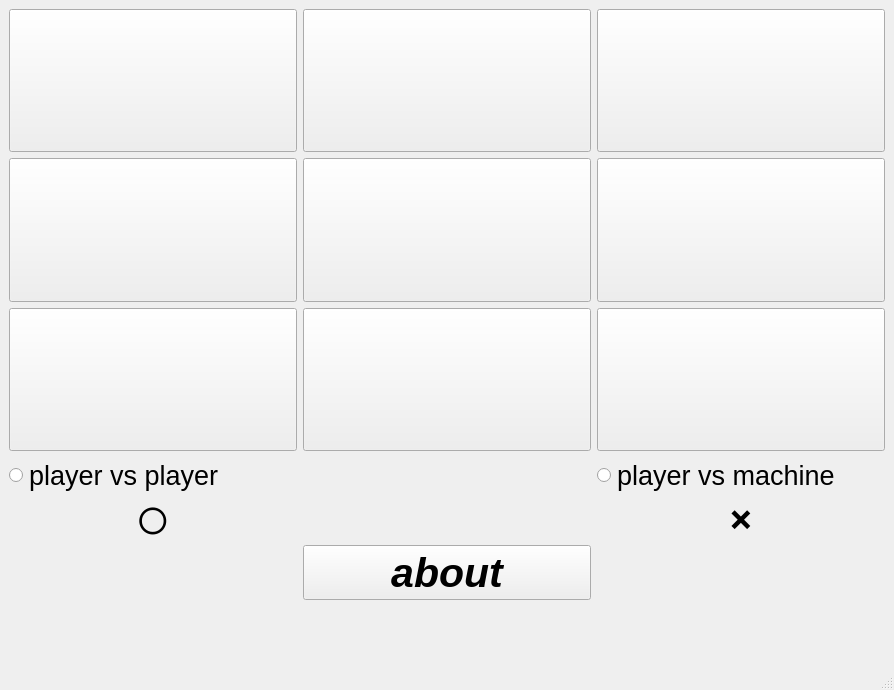
<?xml version="1.0" encoding="UTF-8"?>
<ui version="4.0">
 <class>MainWindow</class>
 <widget class="QMainWindow" name="MainWindow">
  <property name="geometry">
   <rect>
    <x>0</x>
    <y>0</y>
    <width>894</width>
    <height>690</height>
   </rect>
  </property>
  <property name="sizePolicy">
   <sizepolicy hsizetype="Preferred" vsizetype="Preferred">
    <horstretch>0</horstretch>
    <verstretch>0</verstretch>
   </sizepolicy>
  </property>
  <property name="maximumSize">
   <size>
    <width>16777215</width>
    <height>16777198</height>
   </size>
  </property>
  <property name="sizeIncrement">
   <size>
    <width>0</width>
    <height>0</height>
   </size>
  </property>
  <property name="baseSize">
   <size>
    <width>5</width>
    <height>5</height>
   </size>
  </property>
  <property name="font">
   <font>
    <pointsize>50</pointsize>
    <italic>true</italic>
    <bold>true</bold>
    <underline>false</underline>
    <strikeout>false</strikeout>
    <kerning>false</kerning>
   </font>
  </property>
  <property name="windowTitle">
   <string>MainWindow</string>
  </property>
  <widget class="QWidget" name="centralwidget">
   <layout class="QGridLayout" name="gridLayout">
    <item row="2" column="1">
     <widget class="QPushButton" name="pushButton_7">
      <property name="sizePolicy">
       <sizepolicy hsizetype="Ignored" vsizetype="Preferred">
        <horstretch>0</horstretch>
        <verstretch>0</verstretch>
       </sizepolicy>
      </property>
      <property name="minimumSize">
       <size>
        <width>0</width>
        <height>0</height>
       </size>
      </property>
      <property name="sizeIncrement">
       <size>
        <width>30</width>
        <height>30</height>
       </size>
      </property>
      <property name="font">
       <font>
        <pointsize>50</pointsize>
        <italic>true</italic>
        <bold>true</bold>
        <underline>false</underline>
        <strikeout>false</strikeout>
        <kerning>false</kerning>
       </font>
      </property>
      <property name="text">
       <string/>
      </property>
      <property name="iconSize">
       <size>
        <width>150</width>
        <height>150</height>
       </size>
      </property>
     </widget>
    </item>
    <item row="0" column="3">
     <widget class="QPushButton" name="pushButton_3">
      <property name="sizePolicy">
       <sizepolicy hsizetype="Ignored" vsizetype="Preferred">
        <horstretch>0</horstretch>
        <verstretch>0</verstretch>
       </sizepolicy>
      </property>
      <property name="minimumSize">
       <size>
        <width>0</width>
        <height>0</height>
       </size>
      </property>
      <property name="sizeIncrement">
       <size>
        <width>30</width>
        <height>30</height>
       </size>
      </property>
      <property name="font">
       <font>
        <pointsize>50</pointsize>
        <italic>true</italic>
        <bold>true</bold>
        <underline>false</underline>
        <strikeout>false</strikeout>
        <kerning>false</kerning>
       </font>
      </property>
      <property name="text">
       <string/>
      </property>
      <property name="iconSize">
       <size>
        <width>150</width>
        <height>150</height>
       </size>
      </property>
     </widget>
    </item>
    <item row="1" column="1">
     <widget class="QPushButton" name="pushButton_4">
      <property name="sizePolicy">
       <sizepolicy hsizetype="Ignored" vsizetype="Preferred">
        <horstretch>0</horstretch>
        <verstretch>0</verstretch>
       </sizepolicy>
      </property>
      <property name="minimumSize">
       <size>
        <width>0</width>
        <height>0</height>
       </size>
      </property>
      <property name="sizeIncrement">
       <size>
        <width>30</width>
        <height>30</height>
       </size>
      </property>
      <property name="font">
       <font>
        <pointsize>50</pointsize>
        <italic>true</italic>
        <bold>true</bold>
        <underline>false</underline>
        <strikeout>false</strikeout>
        <kerning>false</kerning>
       </font>
      </property>
      <property name="text">
       <string/>
      </property>
      <property name="iconSize">
       <size>
        <width>150</width>
        <height>150</height>
       </size>
      </property>
     </widget>
    </item>
    <item row="2" column="2">
     <widget class="QPushButton" name="pushButton_8">
      <property name="sizePolicy">
       <sizepolicy hsizetype="Ignored" vsizetype="Preferred">
        <horstretch>0</horstretch>
        <verstretch>0</verstretch>
       </sizepolicy>
      </property>
      <property name="minimumSize">
       <size>
        <width>0</width>
        <height>0</height>
       </size>
      </property>
      <property name="sizeIncrement">
       <size>
        <width>30</width>
        <height>30</height>
       </size>
      </property>
      <property name="font">
       <font>
        <pointsize>50</pointsize>
        <italic>true</italic>
        <bold>true</bold>
        <underline>false</underline>
        <strikeout>false</strikeout>
        <kerning>false</kerning>
       </font>
      </property>
      <property name="text">
       <string/>
      </property>
      <property name="iconSize">
       <size>
        <width>150</width>
        <height>150</height>
       </size>
      </property>
     </widget>
    </item>
    <item row="6" column="3">
     <widget class="QRadioButton" name="radioButton_2">
      <property name="font">
       <font>
        <pointsize>20</pointsize>
        <italic>false</italic>
        <bold>false</bold>
        <underline>false</underline>
        <strikeout>false</strikeout>
        <kerning>false</kerning>
       </font>
      </property>
      <property name="text">
       <string>player vs machine</string>
      </property>
     </widget>
    </item>
    <item row="6" column="1">
     <widget class="QRadioButton" name="radioButton">
      <property name="sizePolicy">
       <sizepolicy hsizetype="Minimum" vsizetype="Ignored">
        <horstretch>0</horstretch>
        <verstretch>0</verstretch>
       </sizepolicy>
      </property>
      <property name="font">
       <font>
        <pointsize>20</pointsize>
        <italic>false</italic>
        <bold>false</bold>
        <underline>false</underline>
        <strikeout>false</strikeout>
        <kerning>false</kerning>
       </font>
      </property>
      <property name="text">
       <string>player vs player</string>
      </property>
     </widget>
    </item>
    <item row="7" column="1">
     <widget class="QPushButton" name="pushButton_10">
      <property name="font">
       <font>
        <pointsize>20</pointsize>
        <italic>false</italic>
        <bold>false</bold>
        <underline>false</underline>
        <strikeout>false</strikeout>
        <kerning>false</kerning>
       </font>
      </property>
      <property name="text">
       <string>⭕</string>
      </property>
      <property name="iconSize">
       <size>
        <width>50</width>
        <height>50</height>
       </size>
      </property>
      <property name="autoDefault">
       <bool>true</bool>
      </property>
      <property name="default">
       <bool>true</bool>
      </property>
      <property name="flat">
       <bool>true</bool>
      </property>
     </widget>
    </item>
    <item row="7" column="3">
     <widget class="QPushButton" name="pushButton_11">
      <property name="font">
       <font>
        <pointsize>20</pointsize>
        <italic>false</italic>
        <bold>false</bold>
        <underline>false</underline>
        <strikeout>false</strikeout>
        <kerning>false</kerning>
       </font>
      </property>
      <property name="text">
       <string>❌</string>
      </property>
      <property name="autoDefault">
       <bool>true</bool>
      </property>
      <property name="default">
       <bool>true</bool>
      </property>
      <property name="flat">
       <bool>true</bool>
      </property>
     </widget>
    </item>
    <item row="7" column="2">
     <widget class="QPushButton" name="pushButton_12">
      <property name="sizePolicy">
       <sizepolicy hsizetype="Minimum" vsizetype="Maximum">
        <horstretch>0</horstretch>
        <verstretch>0</verstretch>
       </sizepolicy>
      </property>
      <property name="font">
       <font>
        <pointsize>20</pointsize>
        <italic>true</italic>
        <bold>true</bold>
        <underline>false</underline>
        <strikeout>false</strikeout>
        <kerning>false</kerning>
       </font>
      </property>
      <property name="text">
       <string>🔁</string>
      </property>
      <property name="autoDefault">
       <bool>true</bool>
      </property>
      <property name="default">
       <bool>true</bool>
      </property>
      <property name="flat">
       <bool>true</bool>
      </property>
     </widget>
    </item>
    <item row="1" column="2">
     <widget class="QPushButton" name="pushButton_5">
      <property name="sizePolicy">
       <sizepolicy hsizetype="Ignored" vsizetype="Preferred">
        <horstretch>0</horstretch>
        <verstretch>0</verstretch>
       </sizepolicy>
      </property>
      <property name="minimumSize">
       <size>
        <width>0</width>
        <height>0</height>
       </size>
      </property>
      <property name="sizeIncrement">
       <size>
        <width>30</width>
        <height>30</height>
       </size>
      </property>
      <property name="font">
       <font>
        <pointsize>50</pointsize>
        <italic>true</italic>
        <bold>true</bold>
        <underline>false</underline>
        <strikeout>false</strikeout>
        <kerning>false</kerning>
       </font>
      </property>
      <property name="text">
       <string/>
      </property>
      <property name="iconSize">
       <size>
        <width>150</width>
        <height>150</height>
       </size>
      </property>
     </widget>
    </item>
    <item row="0" column="1">
     <widget class="QPushButton" name="pushButton_1">
      <property name="sizePolicy">
       <sizepolicy hsizetype="Ignored" vsizetype="Preferred">
        <horstretch>0</horstretch>
        <verstretch>0</verstretch>
       </sizepolicy>
      </property>
      <property name="minimumSize">
       <size>
        <width>0</width>
        <height>0</height>
       </size>
      </property>
      <property name="sizeIncrement">
       <size>
        <width>30</width>
        <height>30</height>
       </size>
      </property>
      <property name="font">
       <font>
        <pointsize>50</pointsize>
        <italic>true</italic>
        <bold>true</bold>
        <underline>false</underline>
        <strikeout>false</strikeout>
        <kerning>false</kerning>
       </font>
      </property>
      <property name="text">
       <string/>
      </property>
      <property name="iconSize">
       <size>
        <width>150</width>
        <height>150</height>
       </size>
      </property>
     </widget>
    </item>
    <item row="2" column="3">
     <widget class="QPushButton" name="pushButton_9">
      <property name="sizePolicy">
       <sizepolicy hsizetype="Ignored" vsizetype="Preferred">
        <horstretch>0</horstretch>
        <verstretch>0</verstretch>
       </sizepolicy>
      </property>
      <property name="minimumSize">
       <size>
        <width>0</width>
        <height>0</height>
       </size>
      </property>
      <property name="sizeIncrement">
       <size>
        <width>30</width>
        <height>30</height>
       </size>
      </property>
      <property name="font">
       <font>
        <pointsize>50</pointsize>
        <italic>true</italic>
        <bold>true</bold>
        <underline>false</underline>
        <strikeout>false</strikeout>
        <kerning>false</kerning>
       </font>
      </property>
      <property name="text">
       <string/>
      </property>
      <property name="iconSize">
       <size>
        <width>150</width>
        <height>150</height>
       </size>
      </property>
     </widget>
    </item>
    <item row="1" column="3">
     <widget class="QPushButton" name="pushButton_6">
      <property name="enabled">
       <bool>true</bool>
      </property>
      <property name="sizePolicy">
       <sizepolicy hsizetype="Ignored" vsizetype="Preferred">
        <horstretch>0</horstretch>
        <verstretch>0</verstretch>
       </sizepolicy>
      </property>
      <property name="minimumSize">
       <size>
        <width>0</width>
        <height>0</height>
       </size>
      </property>
      <property name="sizeIncrement">
       <size>
        <width>30</width>
        <height>30</height>
       </size>
      </property>
      <property name="font">
       <font>
        <pointsize>50</pointsize>
        <italic>true</italic>
        <bold>true</bold>
        <underline>false</underline>
        <strikeout>false</strikeout>
        <kerning>false</kerning>
       </font>
      </property>
      <property name="text">
       <string/>
      </property>
      <property name="iconSize">
       <size>
        <width>150</width>
        <height>150</height>
       </size>
      </property>
     </widget>
    </item>
    <item row="0" column="2">
     <widget class="QPushButton" name="pushButton_2">
      <property name="sizePolicy">
       <sizepolicy hsizetype="Ignored" vsizetype="Preferred">
        <horstretch>0</horstretch>
        <verstretch>0</verstretch>
       </sizepolicy>
      </property>
      <property name="minimumSize">
       <size>
        <width>0</width>
        <height>0</height>
       </size>
      </property>
      <property name="sizeIncrement">
       <size>
        <width>30</width>
        <height>30</height>
       </size>
      </property>
      <property name="font">
       <font>
        <pointsize>50</pointsize>
        <italic>true</italic>
        <bold>true</bold>
        <underline>false</underline>
        <strikeout>false</strikeout>
        <kerning>false</kerning>
       </font>
      </property>
      <property name="text">
       <string/>
      </property>
      <property name="iconSize">
       <size>
        <width>150</width>
        <height>150</height>
       </size>
      </property>
     </widget>
    </item>
    <item row="8" column="2">
     <widget class="QPushButton" name="pushButton">
      <property name="font">
       <font>
        <pointsize>31</pointsize>
        <italic>true</italic>
        <bold>true</bold>
        <underline>false</underline>
        <strikeout>false</strikeout>
        <kerning>false</kerning>
       </font>
      </property>
      <property name="text">
       <string>about</string>
      </property>
     </widget>
    </item>
   </layout>
  </widget>
  <widget class="QMenuBar" name="menubar">
   <property name="geometry">
    <rect>
     <x>0</x>
     <y>0</y>
     <width>894</width>
     <height>96</height>
    </rect>
   </property>
  </widget>
  <widget class="QStatusBar" name="statusbar"/>
 </widget>
 <resources/>
 <connections/>
</ui>
